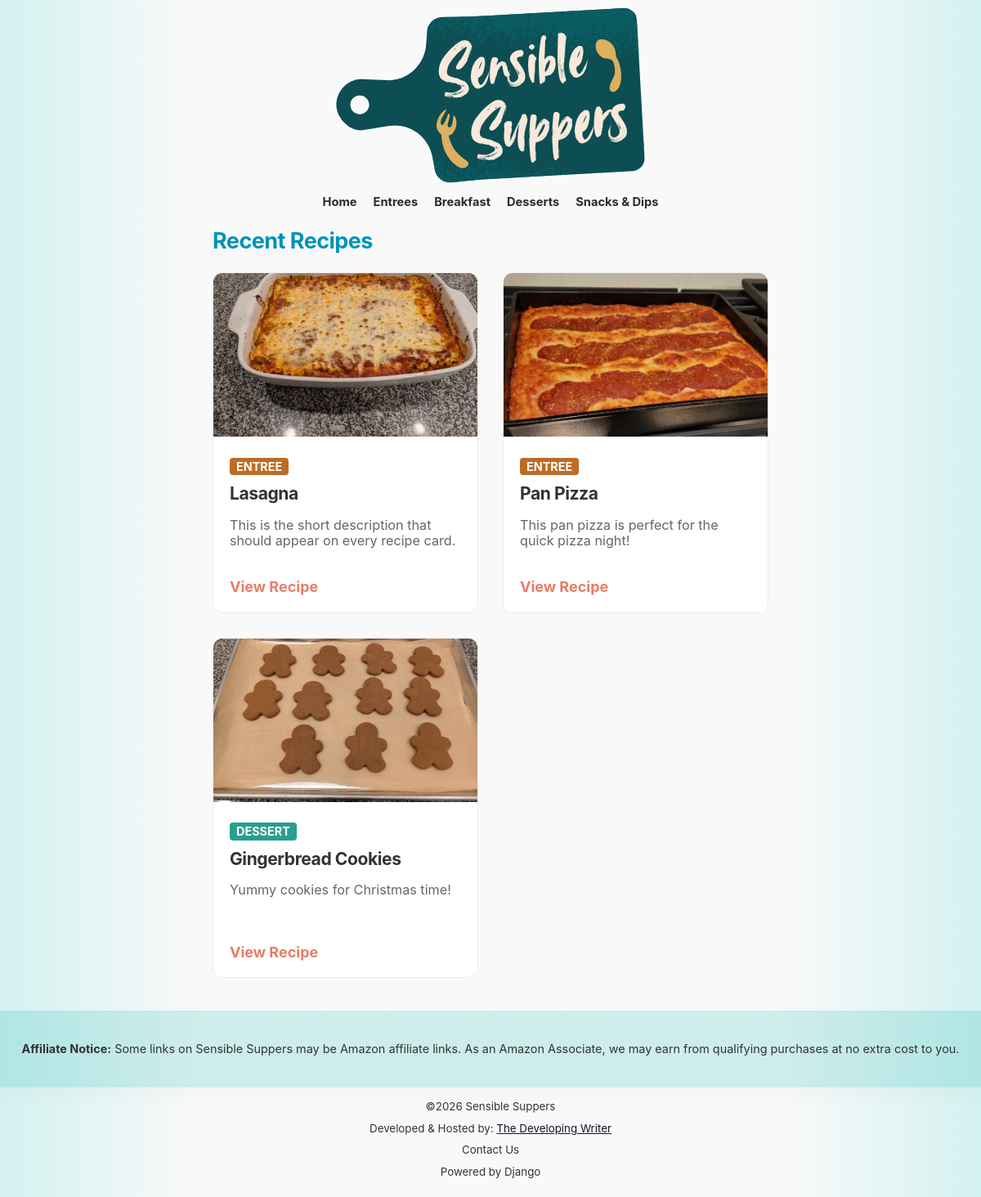
The page / on the database its author committed.
### SensibleSuppers/models.py (models this page shows, shortened)
class RecipeArticle(models.Model):
    MEAL_TYPE = [
        ('Breakfast', 'Breakfast'),
        ('Sides', 'Sides, Dips, and Appetizers'),
        ('Entree', 'Entree'),
        ('Dessert', 'Dessert'),
    ]
    title = models.CharField(max_length=200, help_text="Recipe Title")
    slug = models.SlugField(unique=True, help_text="URL-friendly version of the title")
    author = models.CharField(max_length=200, help_text="Your First and Last Names")
    mealtype = models.CharField(max_length=20, choices=MEAL_TYPE, default='Entree')
    date_added = models.DateField(auto_now_add=True)
    date_updated = models.DateField(auto_now=True)
    recipe_ingredients = models.TextField(blank=True,null=True, help_text="Enter key ingredients on separate lines")
    recipe_instructions = models.TextField(blank=True, null=True, help_text="Step-by-step cooking instructions")
    recipe_short_card_description = models.TextField(blank=True, null=True, help_text="Short description for cards")
    description_blurb_1 = models.TextField(blank=True, help_text="1st Description")
    recipe_image_1 = models.ImageField(upload_to='recipe_photos/', blank=True)
    description_blurb_2 = models.TextField(blank=True, help_text="2nd Description")
    recipe_image_2 = models.ImageField(upload_to='recipe_photos/', blank=True)
    description_blurb_3 = models.TextField(blank=True, help_text="3rd Description")
    recipe_image_3 = models.ImageField(upload_to='recipe_photos/', blank=True)
    description_blurb_4 = models.TextField(blank=True, help_text="4th Description")
    recipe_image_4 = models.ImageField(upload_to='recipe_photos/', blank=True)
    description_blurb_5 = models.TextField(blank=True, help_text="5th Description")
    recipe_image_5 = models.ImageField(upload_to='recipe_photos/', blank=True)
    recipe_video = models.URLField(blank=True, null=True, help_text="Optional YouTube Video")
    class Meta:
        ordering = ['-date_added']
        verbose_name = "Recipe Article"
    def get_absolute_url(self):
        return reverse('recipe_detail', kwargs={'slug': self.slug})
    def get_mealtype_url(self):
        mapping = {
            'Breakfast': 'breakfast',
            'Sides': 'snacks-dips',
            'Entree': 'entrees',
            'Dessert': 'desserts',
        }
        url_name = mapping.get(self.mealtype)
        return reverse(url_name) if url_name else "#"

### SensibleSuppers/views.py (the view)
# urls.py: path('', views.RecipeListView.as_view(), name='home'),
class RecipeListView(ListView):
    model = RecipeArticle
    template_name = 'SensibleSuppers/home.html'
    context_object_name = 'recipes'
    def get_context_data(self, **kwargs):
        context = super().get_context_data(**kwargs)
        context['page_title'] = "Recent Recipes"
        return context

### SensibleSuppers/templates/SensibleSuppers/home.html
{% extends 'base.html' %}
{% load static %}
{% block content %}
    <h2>{{ page_title }}</h2>
    <div style="display: grid; grid-template-columns: repeat(auto-fill, minmax(300px, 1fr)); gap: 30px; margin-top: 20px;">
        {% for recipe in recipes %}
        <div style="border: 1px solid #eee; border-radius: 12px; overflow: hidden; transition: 0.3s; background: #fff;">
            {% if recipe.recipe_image_1 %}
                <img src="{{ recipe.recipe_image_1.url }}" alt="{{ recipe.title }}" style="width: 100%; height: 200px; object-fit: cover;">
            {% else %}
                <div style="width: 100%; height: 200px; background: #f0f0f0; display: flex; align-items: center; justify-content: center; color: #ccc;">No Image</div>
            {% endif %}
            <div class="recipe-card-container" style="padding: 20px;">
              <a href="{{ recipe.get_mealtype_url }}" class="meal-tag-link">
    <span class="meal-type-tag" data-mealtype="{{ recipe.mealtype }}">
        {{ recipe.get_mealtype_display }}
    </span>
</a>
                <h3 class="recipe-card-title" style="margin: 10px 0;">
                    <a href="{{ recipe.get_absolute_url }}" style="text-decoration: none; color: #333;">{{ recipe.title }}</a>
                </h3>
                <p style="color: #666; font-size: 0.9em; height: 3.6em; overflow: hidden;">
                    {{ recipe.recipe_short_card_description|truncatechars:100 }}
                </p>
                <a class="btn-primary" href="{{ recipe.get_absolute_url }}">View Recipe</a>
            </div>
        </div>
        {% empty %}
            <div style="grid-column: 1 / -1; text-align: center; padding: 50px;">
                <p style="color: #333; font-size: 1.2em;">No recipes found in this category yet. Check back soon!</p>
            </div>
        {% endfor %}
    </div>
{% endblock %}

### SensibleSuppers/templates/base.html (shortened to what this page needs)
{% load static %}
<!doctype html>
<html lang="en">
  <head>
    <link rel="stylesheet" href="{% static 'css/styles.css' %}">
  </head>
  <body>
    <div class="navbar1">
      <a class="hero-link" href="{% url 'home' %}" aria-label="Go to homepage">
        <img src="{% static 'SensibleSuppers/images/SensibleSuppers.png' %}" alt="Sensible Suppers" class="hero-image" />
      </a>
    </div>
    <nav class="navbar2">
  <div class="nav-row"><a class="nav-link" href="{% url 'home' %}">Home</a><a class="nav-link" href="{% url 'entrees' %}">Entrees</a><a class="nav-link" href="{% url 'breakfast' %}">Breakfast</a><a class="nav-link" href="{% url 'desserts' %}">Desserts</a><a class="nav-link" href="{% url 'snacks-dips' %}">Snacks & Dips</a></div>
</nav>
<div class="container">
{% block content %}
{% endblock %}
</div>
    <footer class="site-footer-top">
      <div class="footer-inner">
        <p class="footer-note">
          <strong>Affiliate Notice:</strong> Some links on Sensible Suppers may be Amazon affiliate links. As an Amazon Associate, we may earn from qualifying purchases at no extra cost to you.</p></footer>
          <div class="site-footer-bottom">
        <p>©2026 Sensible Suppers</p><p class="footer-links">Developed & Hosted by: <a href="https://www.developing-writer.com">The Developing Writer</a></p><p><a href="mailto: developingwriter@gmail.com">Contact Us</a></p><p><a href="https://www.djangoproject.com/">Powered by Django</a></p></div>
  </body>
</html>

### SensibleSuppers/static/css/styles.css (style rules this page uses)
:root { --background-color:#f9f9f9; --font-color: #333; --primary-color: #0292b7; --second-color: #E67E66; --accent-color1: #c5a059; --accent-color2: }
html { background: linear-gradient( to right, #15b5b030 0%, #f9f9f9 20%, #f9f9f9 80%, #15b5b030 100%); min-height: 100%; }
body { background: transparent; margin: 0; padding: 0; font-family: 'Inter', -apple-system, BlinkMacSystemFont, "Segoe UI", Roboto, Helvetica, Arial, sans-serif; -webkit-font-smoothing: antialiased; -moz-osx-font-smoothing: grayscale; color: #333; line-height: 1.2; font-size: 18px; }
.container { max-width: 680px; margin: 0 auto; padding: 0px 20px; }
h1, h2, h3 { font-weight: 700;letter-spacing: -0.02em;color: var(--primary-color); }
a { color:inherit;text-decoration:none }
p { color: #333 }
.navbar1 { display:grid;place-items:center; padding:10px 16px; }
.hero-link { display:inline-block }
.hero-image { max-width:min(77vw, 400px); }
.nav-row { display:flex; align-items:center;justify-content:center; gap:20px; height:auto; }
.nav-link { font-weight: bold; color:#2e2b2b; font-size:11pt; }
.site-footer-top { margin-top:40px;color:#1f2937; background: linear-gradient(to right,#15b5b030 0%,#15b5b030 100%);box-shadow: 0px 10px 14px 3px rgb(0 0 0 / 2%); }
.site-footer-bottom { display:flex; flex-direction:column;align-items:center;background:transparent; line-height: 0; padding-top: 10px; font-size:10pt; }
.footer-inner { display:flex;flex-direction:column;align-items: center; gap:8px;padding:18px 0 }
.footer-note { font-size:.9rem;color:#333; margin:20px; }
.footer-links a { color:#111827;text-decoration:underline }
.btn-primary { background-color: transparent; color: var(--second-color); border: none; border-radius: 4px; font-weight:bold; transition: background 0.3s ease; }
.recipe-card-container { padding:10px; line-height:15p }
.recipe-card-title { margin:0 ,0; }
.meal-type-tag { color: var(--second-color); font-weight: bold; font-size: 0.8em; text-transform: uppercase; }
.meal-type-tag { transition: opacity 0.2s ease-in-out, transform 0.1s ease-in-out; display: inline-block; color: white; padding: 2px 8px; border-radius: 4px; font-size: 0.8em; text-transform: uppercase; font-weight: bold; }
.meal-type-tag[data-mealtype="Entree"] { background-color: #BC6C25; }
.meal-type-tag[data-mealtype="Dessert"] { background-color: #2A9D8F; }

### rows shown on the page
RecipeArticle: recipe_image_1 (picture), mealtype "ENTREE", title "Lasagna", recipe_short_card_description "This is the short description that should appear on every recipe card."
RecipeArticle: recipe_image_1 (picture), mealtype "ENTREE", title "Pan Pizza", recipe_short_card_description "This pan pizza is perfect for the quick pizza night!"
RecipeArticle: recipe_image_1 (picture), mealtype "DESSERT", title "Gingerbread Cookies", recipe_short_card_description "Yummy cookies for Christmas time!"

### other values the page prints
{{ page_title }} "Recent Recipes"
